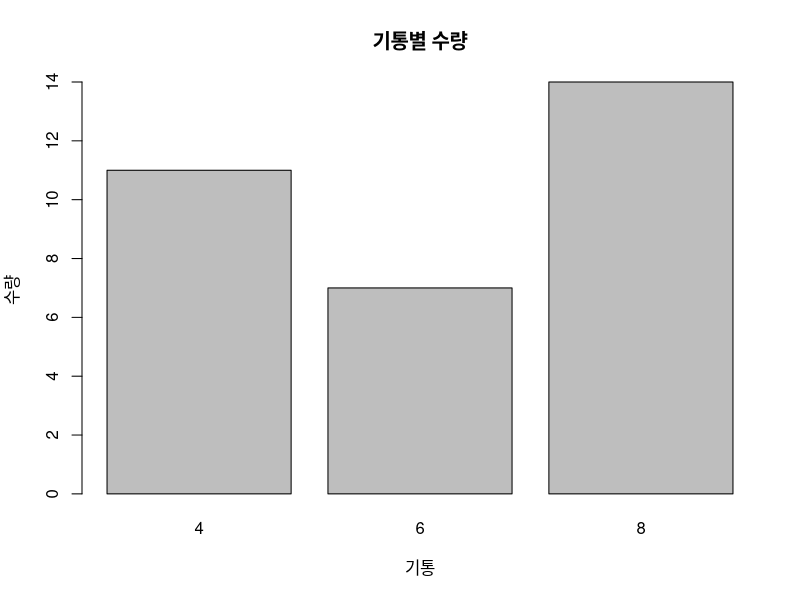
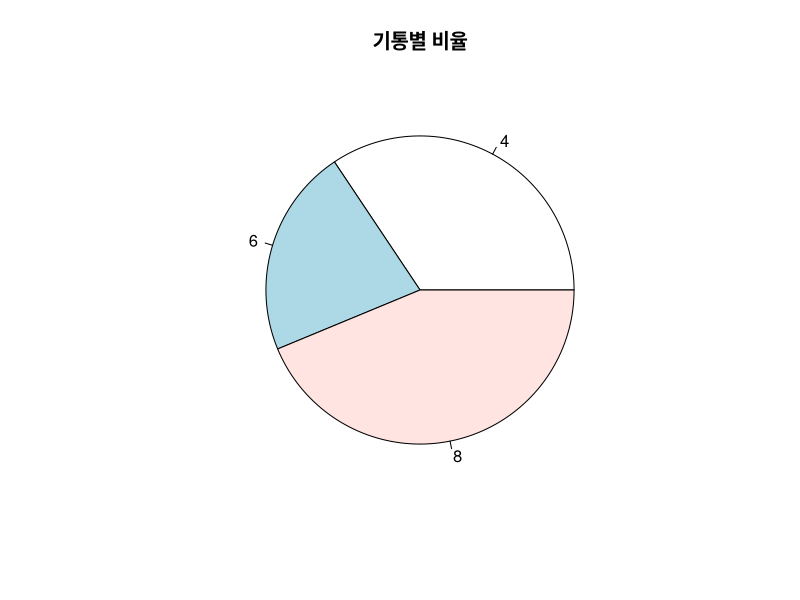

The R script that drew these images, in order:
# 결측값 인식 함수 예제
ds_na = is.na(head(airquality, 5))
ds_na

# 빈도수 시각화 예시

cnt = table(mtcars$cyl)
barplot(
    cnt,
    xlab = "기통",
    ylab = "수량",
    main = "기통별 수량")

pie(
    cnt, main = "기통별 비율"
)

summary(mtcars$wt)
head(mtcars$wt)
str(mtcars)

# 변수 선택 기법 예시
data(mtcars)
m1 = lm(hp~., data=mtcars)
m2 = step(m1, direction="both")
formula(m2)

중요도 <- c('상', '중', '하')
df = data.frame(중요도)
df
transform(
    df,
    변수1 = ifelse(중요도=='중', 1, 0),
    변수2 = ifelse(중요도=='하', 1,0))